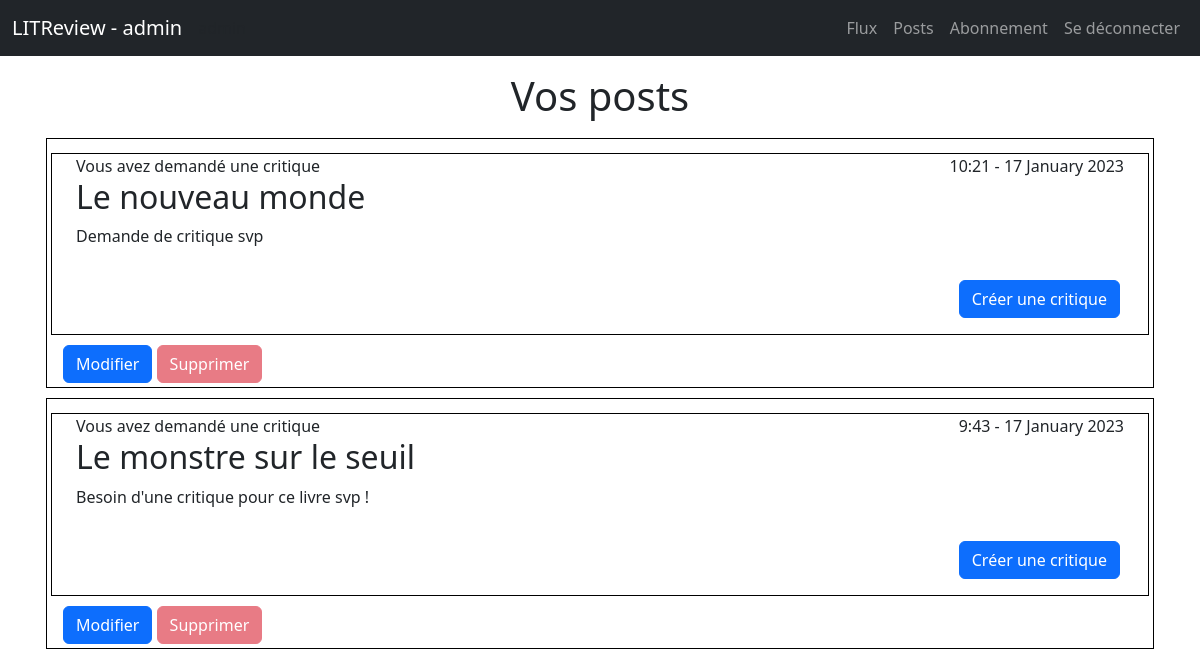
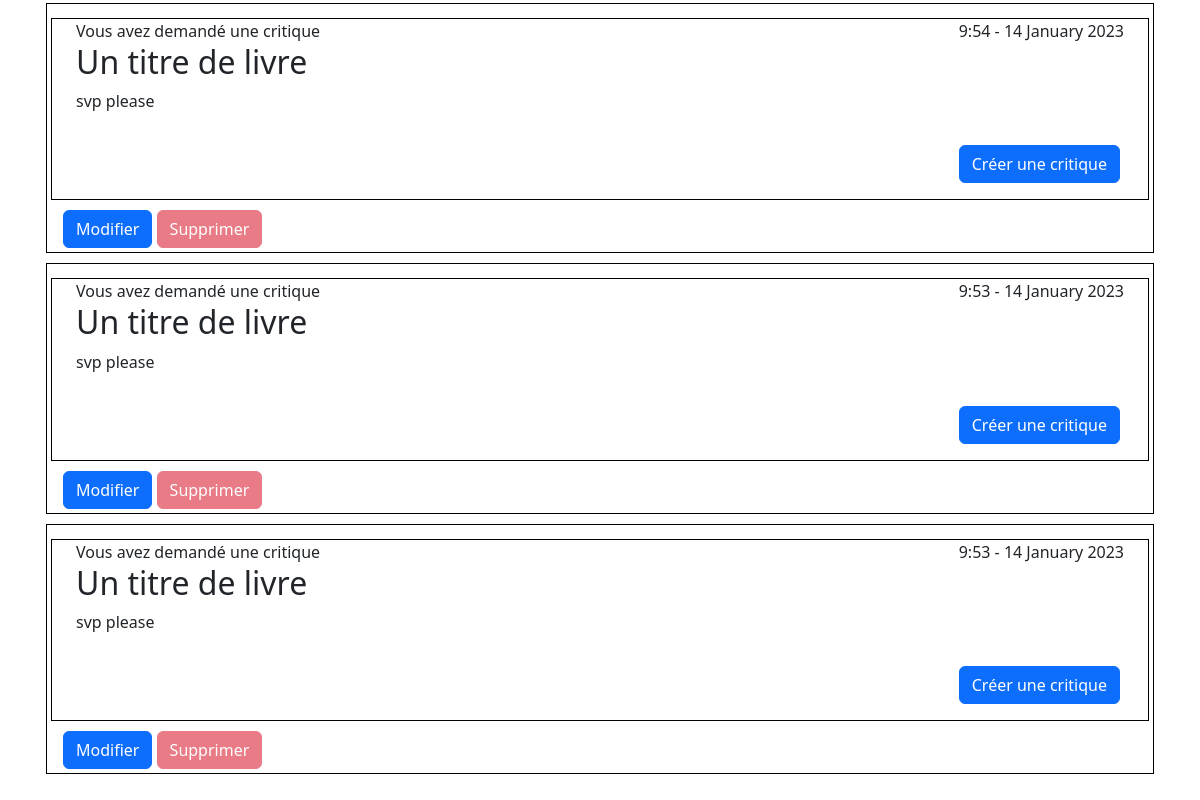
Before: /posts (signed in) with the older database file (2 pictures, top to bottom).
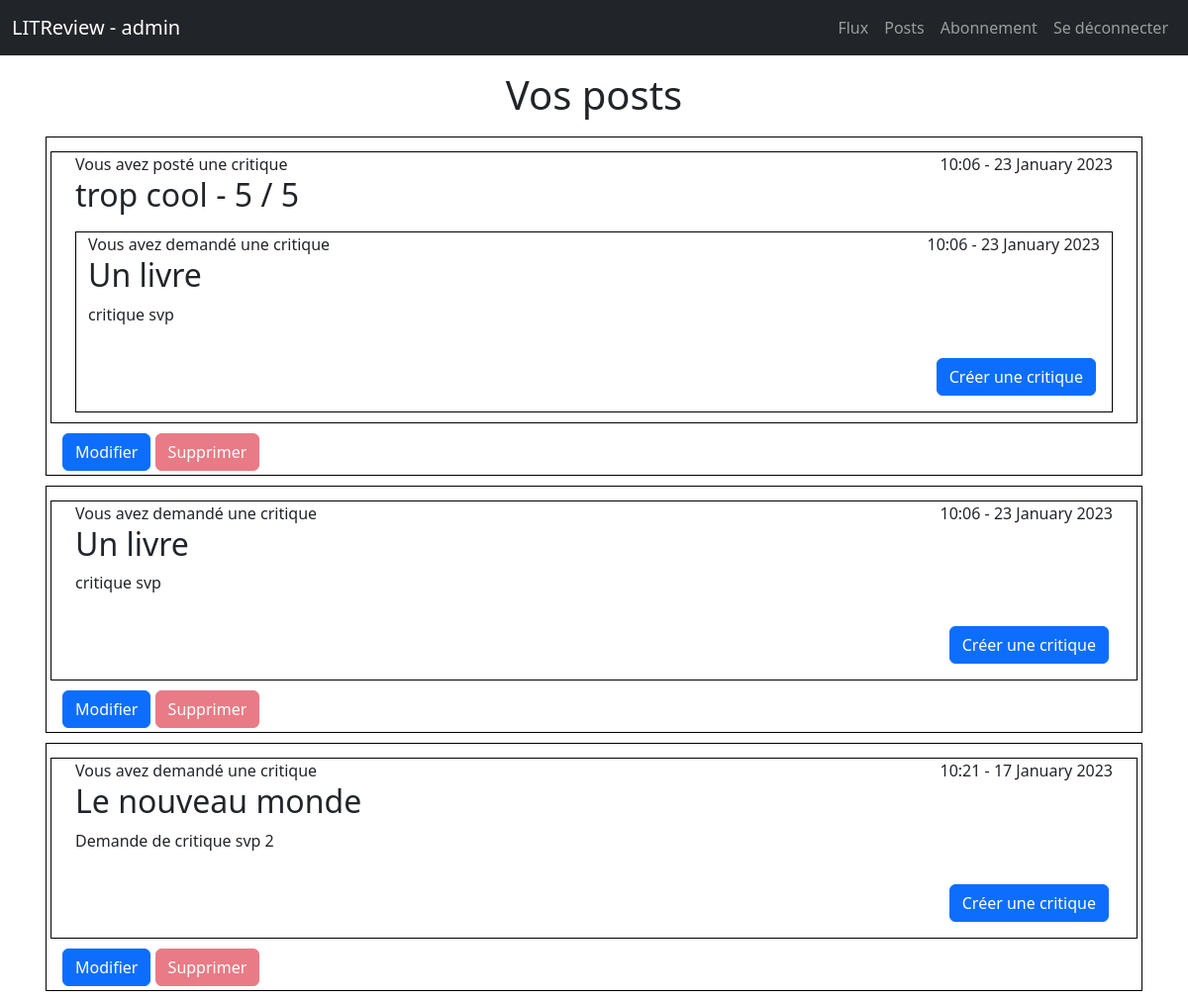
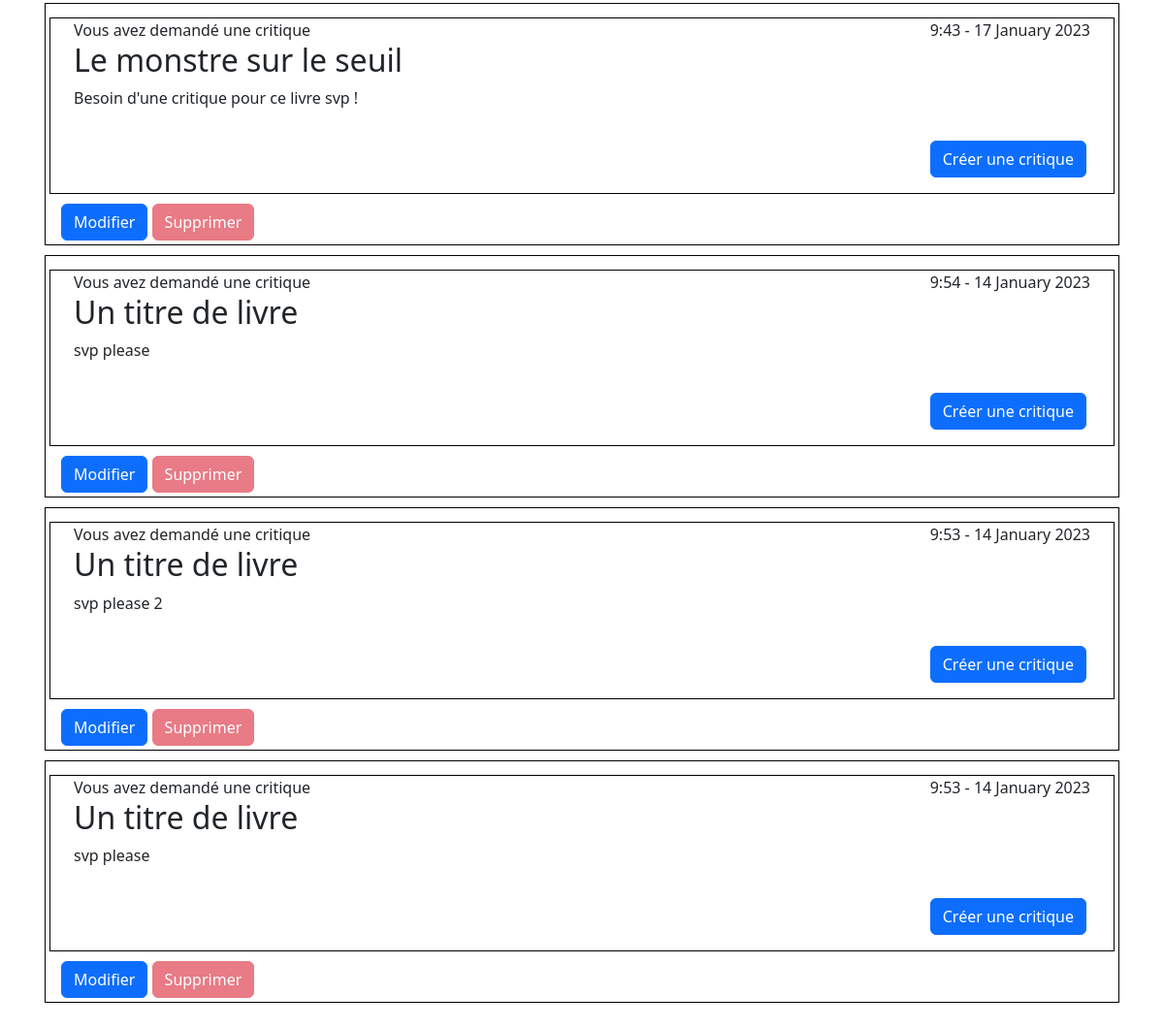
After: the same page with the newer database file (2 pictures, top to bottom).
### bookreview/models.py (models this page shows, shortened)
class User(AbstractUser):
    pass

class Ticket(models.Model):
    title = models.CharField(max_length=128)
    description = models.TextField(max_length=2048, blank=True)
    user = models.ForeignKey(to=settings.AUTH_USER_MODEL,
                             on_delete=models.CASCADE)
    image = models.ImageField(blank=True)
    time_created = models.DateTimeField(auto_now_add=True)

class Review(models.Model):
    ticket = models.ForeignKey(to=Ticket, on_delete=models.CASCADE)
    rating = models.PositiveSmallIntegerField(validators=[
                                                  MinValueValidator(0),
                                                  MaxValueValidator(5),
                                              ])
    user = models.ForeignKey(to=settings.AUTH_USER_MODEL, on_delete=models.CASCADE)
    headline = models.CharField(max_length=128)
    body = models.TextField(max_length=8192, blank=True)
    time_created = models.DateTimeField(auto_now_add=True)

### bookreview/views.py (the view)
# urls.py: path('posts', bookreview.views.PostsView.as_view(), name='posts'),
class PostsView(LoginRequiredMixin, TemplateView):
    template_name = "bookreview/posts.html"
    def get_context_data(self, **kwargs):
        kwargs = super().get_context_data(**kwargs)
        tickets = Ticket.objects.filter(user=self.request.user)
        tickets = tickets.annotate(content_type=Value("TICKET", CharField()))
        reviews = Review.objects.filter(user=self.request.user)
        reviews = reviews.annotate(content_type=Value("REVIEW", CharField()))
        posts = sorted(
            chain(reviews, tickets),
            key=lambda post: post.time_created,
            reverse=True
        )
        kwargs["posts"] = posts
        return kwargs

### bookreview/templates/bookreview/posts.html
{% extends 'base.html' %}
{% block content %}
<div class="p-3 container">
    <div class="row text-center">
        <h1>Vos posts</h1>
    </div>
    {% for post in posts %}
    <div class="row flux-post p-1">
        {% if post.content_type == 'TICKET' %}
            {% include 'bookreview/ticket_post_flux.html' with ticket=post %}
            <div class="float-end">
                <a class="btn btn-primary" href="{% url 'ticket_update' post.id %}">Modifier</a>
                <a class="btn btn-danger disabled" href="">Supprimer</a>
            </div>
        {% elif post.content_type == 'REVIEW' %}
            {% include 'bookreview/review_post_flux.html' with review=post %}
            <div class="float-end">
                <a class="btn btn-primary" href="{% url 'review_update' post.id %}">Modifier</a>
                <a class="btn btn-danger disabled" href="">Supprimer</a>
            </div>
        {% endif %}
    </div>
    {% endfor %}
</div>
{% endblock %}

### templates/base.html (shortened to what this page needs)
<!DOCTYPE html>
<html lang="fr">
{% load static %}
<head>
    <link href="https://cdn.jsdelivr.net/npm/bootstrap@5.3.0-alpha1/dist/css/bootstrap.min.css" rel="stylesheet"
>
    <link rel="stylesheet" href="{% static 'bookreview/style.css' %}">
</head>
<body>
{% block nav %}
    {% include "bookreview/nav.html" %}
{% endblock nav %}
<main class="container-fluid">
    {% block content %}{% endblock content %}
</main>
</body>
</html>

### bookreview/templates/bookreview/nav.html (shortened to what this page needs)
<nav class="navbar navbar-expand-sm bg-dark" data-bs-theme="dark">
    <div class="container-fluid">
        <a class="navbar-brand" href="{% url 'flux' %}">
            LITReview
            {% if request.user.is_authenticated %}
            - {{ request.user.username }}
        {% endif %}
        </a>
        {% if request.user.is_authenticated %}
            <span>{{ request.user.username }}</span>
        {% endif %}
        <div class="collapse navbar-collapse" id="navbarNavAltMarkup">
            <div class="navbar-nav ms-auto">
                {% if request.user.is_authenticated %}
                  <a class="nav-link" href="{% url 'flux' %}">Flux</a>
                  <a class="nav-link" href="{% url 'posts' %}">Posts</a>
                  <a class="nav-link" href="{% url 'follow' %}">Abonnement</a>
                  <a class="nav-link" href="{% url 'logout' %}">Se déconnecter</a>
                {% endif %}
            </div>
        </div>
    </div>
</nav>

### bookreview/templates/bookreview/review_post_flux.html
<div class="row flux-post">
    <div class="d-flex justify-content-between">
        <span class="pull-left">
            {% if request.user == review.user %}
            Vous avez
            {% else %}
            {{ review.user }} a
            {% endif %}
            posté une critique
        </span>
        <span class="float-right">{{ review.time_created|date:'G:i - j F Y' }}</span>
    </div>
    <div>
        <h2>{{ review.headline }} - {{ review.rating }} / 5</h2>
    </div>
    <div>
        {% include 'bookreview/ticket_post_flux.html' with ticket=review.ticket %}
    </div>
</div>

### bookreview/templates/bookreview/ticket_post_flux.html
<div class="row flux-post">
    <div class="d-flex justify-content-between">
        <span>
            {% if request.user == ticket.user %}
            Vous avez
            {% else %}
            {{ ticket.user }} a
            {% endif %}
            demandé une critique
        </span>
        <span class="float-right">{{ ticket.time_created|date:'G:i - j F Y' }}</span>
    </div>
    <div>
        <h2>{{ ticket.title }}</h2>
        <p>{{ ticket.description }}</p>
    </div>
    <div class="p-3 d-flex justify-content-end">
        <a class="btn btn-primary float-right" href="{% url 'review_ticket' ticket.id %}">Créer une critique</a>
    </div>
</div>

### bookreview/static/bookreview/style.css (style rules this page uses)
.flux-post { border: 1px solid black; margin: 10px 0; }

Changed rows visible on the page:
added Review: shows "Vous avez", time_created "10:06 - 23 January 2023", headline "trop cool", rating "5"
added Ticket: time_created "10:06 - 23 January 2023", title "Un livre", description "critique svp", shows "Vous avez"
changed Ticket "Le nouveau monde": description "Demande de critique svp" → "Demande de critique svp 2"
changed Ticket: description "svp please" → "svp please 2"
